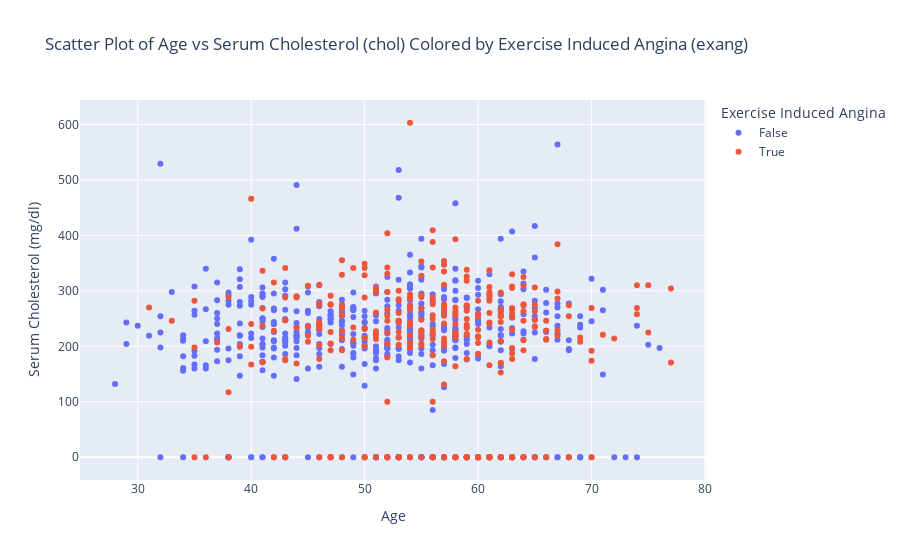

Write notebook code for a chart like this one.
### Code cell
# Scatter plot of 'age' vs 'chol', colored by 'exang'
fig = px.scatter(df, x='age', y='chol', color='exang', 
                 title='Scatter Plot of Age vs Serum Cholesterol (chol) Colored by Exercise Induced Angina (exang)',
                 labels={'age': 'Age', 'chol': 'Serum Cholesterol (mg/dl)', 'exang': 'Exercise Induced Angina'},
                 color_continuous_scale=px.colors.sequential.Jet)
fig.show()

### Figure 1 — Plotly figure (JSON) as saved in the notebook; plotly's stock layout.template omitted (floating-point values rounded to 4 significant figures; data arrays with more than 128 entries replaced by an {"elided": "..."} marker saying what was removed)
{"data": [{"hovertemplate": "Exercise Induced Angina=False<br>Age=%{x}<br>Serum Cholesterol (mg/dl)=%{y}<extra></extra>", "legendgroup": "False", "marker": {"color": "#636efa", "symbol": "circle"}, "mode": "markers", "name": "False", "orientation": "v", "showlegend": true, "type": "scatter", "x": {"elided": "528 int values"}, "xaxis": "x", "y": {"elided": "528 int values"}, "yaxis": "y"}, {"hovertemplate": "Exercise Induced Angina=True<br>Age=%{x}<br>Serum Cholesterol (mg/dl)=%{y}<extra></extra>", "legendgroup": "True", "marker": {"color": "#EF553B", "symbol": "circle"}, "mode": "markers", "name": "True", "orientation": "v", "showlegend": true, "type": "scatter", "x": {"elided": "337 int values"}, "xaxis": "x", "y": {"elided": "337 int values"}, "yaxis": "y"}], "layout": {"legend": {"title": {"text": "Exercise Induced Angina"}, "tracegroupgap": 0}, "title": {"text": "Scatter Plot of Age vs Serum Cholesterol (chol) Colored by Exercise Induced Angina (exang)"}, "xaxis": {"anchor": "y", "domain": [0, 1], "title": {"text": "Age"}}, "yaxis": {"anchor": "x", "domain": [0, 1], "title": {"text": "Serum Cholesterol (mg/dl)"}}}}
